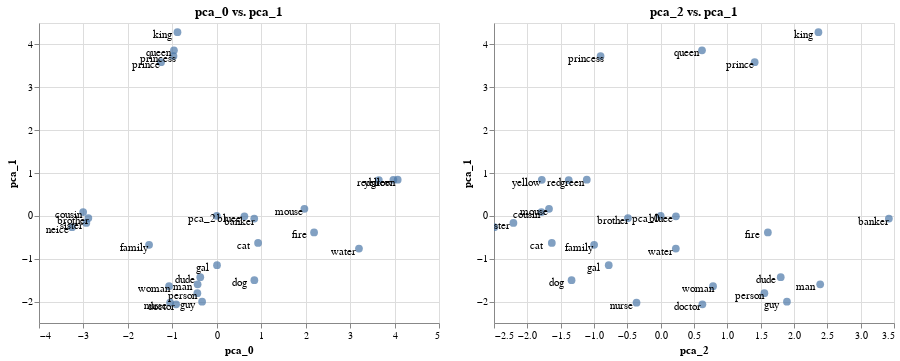

Here is the notebook cell this chart was saved with:
### Markdown cell above
Note that we can increase the number of components and still only plot a few.

### Code cell
pca_emb = emb.transform(pca(3))

pca_emb.plot_interactive('pca_0', 'pca_1') | pca_emb.plot_interactive('pca_2', 'pca_1')

### Figure 1 — Vega-Lite specification as saved in the notebook (floating-point values rounded to 4 significant figures)
{"config": {"view": {"continuousWidth": 400, "continuousHeight": 300}}, "hconcat": [{"layer": [{"mark": {"type": "circle", "size": 60}, "encoding": {"tooltip": [{"type": "nominal", "field": "name"}, {"type": "nominal", "field": "original"}], "x": {"type": "quantitative", "field": "pca_0"}, "y": {"type": "quantitative", "field": "pca_1"}}, "selection": {"selector006": {"type": "interval", "bind": "scales", "encodings": ["x", "y"]}}, "title": "pca_0 vs. pca_1"}, {"mark": {"type": "text", "color": "black", "dx": -15, "dy": 3}, "encoding": {"text": {"type": "nominal", "field": "original"}, "x": {"type": "quantitative", "field": "pca_0"}, "y": {"type": "quantitative", "field": "pca_1"}}}], "data": {"name": "data-30476ca7dc622f03290f2813bc0788b6"}}, {"layer": [{"mark": {"type": "circle", "size": 60}, "encoding": {"tooltip": [{"type": "nominal", "field": "name"}, {"type": "nominal", "field": "original"}], "x": {"type": "quantitative", "field": "pca_2"}, "y": {"type": "quantitative", "field": "pca_1"}}, "selection": {"selector007": {"type": "interval", "bind": "scales", "encodings": ["x", "y"]}}, "title": "pca_2 vs. pca_1"}, {"mark": {"type": "text", "color": "black", "dx": -15, "dy": 3}, "encoding": {"text": {"type": "nominal", "field": "original"}, "x": {"type": "quantitative", "field": "pca_2"}, "y": {"type": "quantitative", "field": "pca_1"}}}], "data": {"name": "data-2fe631c85ca5f778e654475327bcc98c"}}], "$schema": "https://vega.github.io/schema/vega-lite/v4.0.2.json", "datasets": {"data-30476ca7dc622f03290f2813bc0788b6": [{"pca_0": -1.254, "pca_1": 3.587, "name": "prince", "original": "prince"}, {"pca_0": -0.9741, "pca_1": 3.729, "name": "princess", "original": "princess"}, {"pca_0": -1.05, "pca_1": -2.027, "name": "nurse", "original": "nurse"}, {"pca_0": -0.9151, "pca_1": -2.064, "name": "doctor", "original": "doctor"}, {"pca_0": 0.843, "pca_1": -0.06273, "name": "banker", "original": "banker"}, {"pca_0": -0.4313, "pca_1": -1.598, "name": "man", "original": "man"}, {"pca_0": -1.073, "pca_1": -1.642, "name": "woman", "original": "woman"}, {"pca_0": -3.007, "pca_1": 0.08845, "name": "cousin", "original": "cousin"}, {"pca_0": -3.256, "pca_1": -0.2641, "name": "neice", "original": "neice"}, {"pca_0": -0.8844, "pca_1": 4.284, "name": "king", "original": "king"}, {"pca_0": -0.9638, "pca_1": 3.863, "name": "queen", "original": "queen"}, {"pca_0": -0.3714, "pca_1": -1.431, "name": "dude", "original": "dude"}, {"pca_0": -0.3302, "pca_1": -2.004, "name": "guy", "original": "guy"}, {"pca_0": 0.005235, "pca_1": -1.151, "name": "gal", "original": "gal"}, {"pca_0": 2.189, "pca_1": -0.3875, "name": "fire", "original": "fire"}, {"pca_0": 0.8451, "pca_1": -1.501, "name": "dog", "original": "dog"}, {"pca_0": 0.9291, "pca_1": -0.6315, "name": "cat", "original": "cat"}, {"pca_0": 1.972, "pca_1": 0.1653, "name": "mouse", "original": "mouse"}, {"pca_0": 3.646, "pca_1": 0.834, "name": "red", "original": "red"}, {"pca_0": 0.6217, "pca_1": -0.01162, "name": "bluee", "original": "bluee"}, {"pca_0": 4.071, "pca_1": 0.8429, "name": "green", "original": "green"}, {"pca_0": 3.974, "pca_1": 0.8421, "name": "yellow", "original": "yellow"}, {"pca_0": 3.199, "pca_1": -0.7631, "name": "water", "original": "water"}, {"pca_0": -0.437, "pca_1": -1.806, "name": "person", "original": "person"}, {"pca_0": -1.523, "pca_1": -0.6767, "name": "family", "original": "family"}, {"pca_0": -2.889, "pca_1": -0.05042, "name": "brother", "original": "brother"}, {"pca_0": -2.936, "pca_1": -0.1657, "name": "sister", "original": "sister"}, {"pca_0": 0.0, "pca_1": 0.0, "name": "pca_2", "original": "pca_2"}], "data-2fe631c85ca5f778e654475327bcc98c": [{"pca_2": 1.41, "pca_1": 3.587, "name": "prince", "original": "prince"}, {"pca_2": -0.9015, "pca_1": 3.729, "name": "princess", "original": "princess"}, {"pca_2": -0.3621, "pca_1": -2.027, "name": "nurse", "original": "nurse"}, {"pca_2": 0.626, "pca_1": -2.064, "name": "doctor", "original": "doctor"}, {"pca_2": 3.423, "pca_1": -0.06273, "name": "banker", "original": "banker"}, {"pca_2": 2.393, "pca_1": -1.598, "name": "man", "original": "man"}, {"pca_2": 0.7856, "pca_1": -1.642, "name": "woman", "original": "woman"}, {"pca_2": -1.788, "pca_1": 0.08845, "name": "cousin", "original": "cousin"}, {"pca_2": -2.496, "pca_1": -0.2641, "name": "neice", "original": "neice"}, {"pca_2": 2.366, "pca_1": 4.284, "name": "king", "original": "king"}, {"pca_2": 0.6199, "pca_1": 3.863, "name": "queen", "original": "queen"}, {"pca_2": 1.801, "pca_1": -1.431, "name": "dude", "original": "dude"}, {"pca_2": 1.894, "pca_1": -2.004, "name": "guy", "original": "guy"}, {"pca_2": -0.779, "pca_1": -1.151, "name": "gal", "original": "gal"}, {"pca_2": 1.608, "pca_1": -0.3875, "name": "fire", "original": "fire"}, {"pca_2": -1.336, "pca_1": -1.501, "name": "dog", "original": "dog"}, {"pca_2": -1.633, "pca_1": -0.6315, "name": "cat", "original": "cat"}, {"pca_2": -1.675, "pca_1": 0.1653, "name": "mouse", "original": "mouse"}, {"pca_2": -1.379, "pca_1": 0.834, "name": "red", "original": "red"}, {"pca_2": 0.2289, "pca_1": -0.01162, "name": "bluee", "original": "bluee"}, {"pca_2": -1.108, "pca_1": 0.8429, "name": "green", "original": "green"}, {"pca_2": -1.783, "pca_1": 0.8421, "name": "yellow", "original": "yellow"}, {"pca_2": 0.2275, "pca_1": -0.7631, "name": "water", "original": "water"}, {"pca_2": 1.556, "pca_1": -1.806, "name": "person", "original": "person"}, {"pca_2": -0.9982, "pca_1": -0.6767, "name": "family", "original": "family"}, {"pca_2": -0.4908, "pca_1": -0.05042, "name": "brother", "original": "brother"}, {"pca_2": -2.209, "pca_1": -0.1657, "name": "sister", "original": "sister"}, {"pca_2": 0.0, "pca_1": 0.0, "name": "pca_0", "original": "pca_0"}]}}
